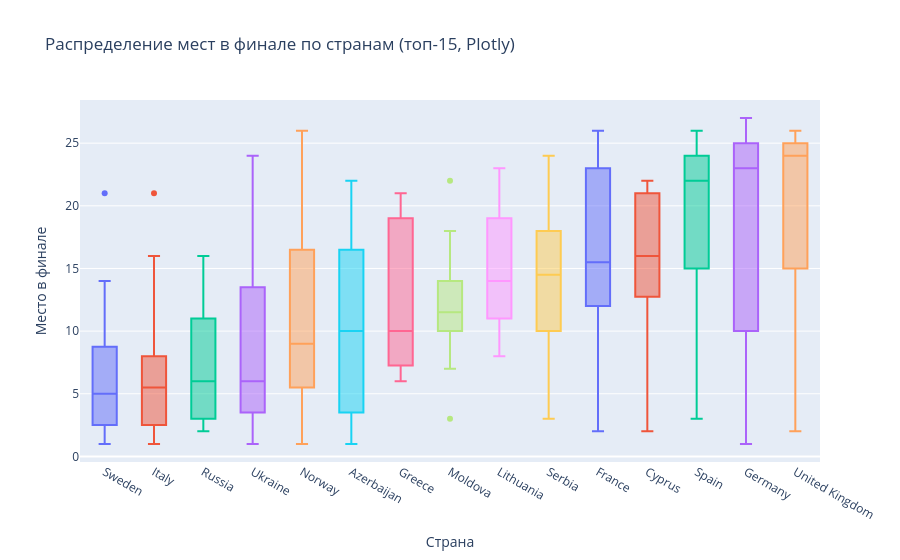

Notebook code cell kept with this figure:
### Code cell
#  Plotly
fig = px.box(
    finals_top, x='country', y='final_place',
    category_orders={'country': list(order)},
    title='Распределение мест в финале по странам (топ-15, Plotly)',
    labels={'final_place': 'Место в финале', 'country': 'Страна'},
    color='country'
)
fig.update_layout(showlegend=False)
fig.show()

### Figure 1 — Plotly figure (JSON) as saved in the notebook; plotly's stock layout.template omitted (floating-point values rounded to 4 significant figures)
{"data": [{"alignmentgroup": "True", "hovertemplate": "Страна=%{x}<br>Место в финале=%{y}<extra></extra>", "legendgroup": "Sweden", "marker": {"color": "#636efa"}, "name": "Sweden", "notched": false, "offsetgroup": "Sweden", "orientation": "v", "showlegend": true, "type": "box", "x": ["Sweden", "Sweden", "Sweden", "Sweden", "Sweden", "Sweden", "Sweden", "Sweden", "Sweden", "Sweden", "Sweden", "Sweden", "Sweden"], "x0": " ", "xaxis": "x", "y": [1.0, 4.0, 14.0, 5.0, 7.0, 5.0, 5.0, 1.0, 3.0, 14.0, 1.0, 3.0, 21.0], "y0": " ", "yaxis": "y"}, {"alignmentgroup": "True", "hovertemplate": "Страна=%{x}<br>Место в финале=%{y}<extra></extra>", "legendgroup": "Italy", "marker": {"color": "#EF553B"}, "name": "Italy", "notched": false, "offsetgroup": "Italy", "orientation": "v", "showlegend": true, "type": "box", "x": ["Italy", "Italy", "Italy", "Italy", "Italy", "Italy", "Italy", "Italy", "Italy", "Italy", "Italy", "Italy"], "x0": " ", "xaxis": "x", "y": [4.0, 6.0, 1.0, 2.0, 5.0, 6.0, 16.0, 3.0, 21.0, 7.0, 9.0, 2.0], "y0": " ", "yaxis": "y"}, {"alignmentgroup": "True", "hovertemplate": "Страна=%{x}<br>Место в финале=%{y}<extra></extra>", "legendgroup": "Russia", "marker": {"color": "#00cc96"}, "name": "Russia", "notched": false, "offsetgroup": "Russia", "orientation": "v", "showlegend": true, "type": "box", "x": ["Russia", "Russia", "Russia", "Russia", "Russia", "Russia", "Russia", "Russia", "Russia", "Russia"], "x0": " ", "xaxis": "x", "y": [9.0, 3.0, 3.0, 2.0, 7.0, 5.0, 2.0, 16.0, 11.0, 11.0], "y0": " ", "yaxis": "y"}, {"alignmentgroup": "True", "hovertemplate": "Страна=%{x}<br>Место в финале=%{y}<extra></extra>", "legendgroup": "Ukraine", "marker": {"color": "#ab63fa"}, "name": "Ukraine", "notched": false, "offsetgroup": "Ukraine", "orientation": "v", "showlegend": true, "type": "box", "x": ["Ukraine", "Ukraine", "Ukraine", "Ukraine", "Ukraine", "Ukraine", "Ukraine", "Ukraine", "Ukraine", "Ukraine", "Ukraine", "Ukraine"], "x0": " ", "xaxis": "x", "y": [6.0, 1.0, 5.0, 17.0, 24.0, 1.0, 6.0, 3.0, 15.0, 4.0, 10.0, 12.0], "y0": " ", "yaxis": "y"}, {"alignmentgroup": "True", "hovertemplate": "Страна=%{x}<br>Место в финале=%{y}<extra></extra>", "legendgroup": "Norway", "marker": {"color": "#FFA15A"}, "name": "Norway", "notched": false, "offsetgroup": "Norway", "orientation": "v", "showlegend": true, "type": "box", "x": ["Norway", "Norway", "Norway", "Norway", "Norway", "Norway", "Norway", "Norway", "Norway", "Norway", "Norway", "Norway"], "x0": " ", "xaxis": "x", "y": [5.0, 10.0, 18.0, 6.0, 15.0, 10.0, 8.0, 8.0, 4.0, 26.0, 20.0, 1.0], "y0": " ", "yaxis": "y"}, {"alignmentgroup": "True", "hovertemplate": "Страна=%{x}<br>Место в финале=%{y}<extra></extra>", "legendgroup": "Azerbaijan", "marker": {"color": "#19d3f3"}, "name": "Azerbaijan", "notched": false, "offsetgroup": "Azerbaijan", "orientation": "v", "showlegend": true, "type": "box", "x": ["Azerbaijan", "Azerbaijan", "Azerbaijan", "Azerbaijan", "Azerbaijan", "Azerbaijan", "Azerbaijan", "Azerbaijan", "Azerbaijan", "Azerbaijan", "Azerbaijan", "Azerbaijan"], "x0": " ", "xaxis": "x", "y": [16.0, 20.0, 8.0, 14.0, 17.0, 12.0, 22.0, 2.0, 4.0, 1.0, 5.0, 3.0], "y0": " ", "yaxis": "y"}, {"alignmentgroup": "True", "hovertemplate": "Страна=%{x}<br>Место в финале=%{y}<extra></extra>", "legendgroup": "Greece", "marker": {"color": "#FF6692"}, "name": "Greece", "notched": false, "offsetgroup": "Greece", "orientation": "v", "showlegend": true, "type": "box", "x": ["Greece", "Greece", "Greece", "Greece", "Greece", "Greece", "Greece", "Greece", "Greece", "Greece", "Greece"], "x0": " ", "xaxis": "x", "y": [8.0, 10.0, 21.0, 19.0, 19.0, 20.0, 6.0, 17.0, 7.0, 8.0, 7.0], "y0": " ", "yaxis": "y"}, {"alignmentgroup": "True", "hovertemplate": "Страна=%{x}<br>Место в финале=%{y}<extra></extra>", "legendgroup": "Moldova", "marker": {"color": "#B6E880"}, "name": "Moldova", "notched": false, "offsetgroup": "Moldova", "orientation": "v", "showlegend": true, "type": "box", "x": ["Moldova", "Moldova", "Moldova", "Moldova", "Moldova", "Moldova", "Moldova", "Moldova", "Moldova", "Moldova"], "x0": " ", "xaxis": "x", "y": [18.0, 7.0, 13.0, 10.0, 3.0, 11.0, 11.0, 12.0, 22.0, 14.0], "y0": " ", "yaxis": "y"}, {"alignmentgroup": "True", "hovertemplate": "Страна=%{x}<br>Место в финале=%{y}<extra></extra>", "legendgroup": "Lithuania", "marker": {"color": "#FF97FF"}, "name": "Lithuania", "notched": false, "offsetgroup": "Lithuania", "orientation": "v", "showlegend": true, "type": "box", "x": ["Lithuania", "Lithuania", "Lithuania", "Lithuania", "Lithuania", "Lithuania", "Lithuania", "Lithuania", "Lithuania", "Lithuania"], "x0": " ", "xaxis": "x", "y": [11.0, 14.0, 8.0, 12.0, 9.0, 18.0, 22.0, 14.0, 19.0, 23.0], "y0": " ", "yaxis": "y"}, {"alignmentgroup": "True", "hovertemplate": "Страна=%{x}<br>Место в финале=%{y}<extra></extra>", "legendgroup": "Serbia", "marker": {"color": "#FECB52"}, "name": "Serbia", "notched": false, "offsetgroup": "Serbia", "orientation": "v", "showlegend": true, "type": "box", "x": ["Serbia", "Serbia", "Serbia", "Serbia", "Serbia", "Serbia", "Serbia", "Serbia", "Serbia", "Serbia"], "x0": " ", "xaxis": "x", "y": [24.0, 5.0, 15.0, 18.0, 19.0, 18.0, 10.0, 3.0, 14.0, 13.0], "y0": " ", "yaxis": "y"}, {"alignmentgroup": "True", "hovertemplate": "Страна=%{x}<br>Место в финале=%{y}<extra></extra>", "legendgroup": "France", "marker": {"color": "#636efa"}, "name": "France", "notched": false, "offsetgroup": "France", "orientation": "v", "showlegend": true, "type": "box", "x": ["France", "France", "France", "France", "France", "France", "France", "France", "France", "France", "France", "France", "France", "France"], "x0": " ", "xaxis": "x", "y": [16.0, 24.0, 2.0, 16.0, 13.0, 12.0, 6.0, 25.0, 26.0, 23.0, 22.0, 15.0, 12.0, 8.0], "y0": " ", "yaxis": "y"}, {"alignmentgroup": "True", "hovertemplate": "Страна=%{x}<br>Место в финале=%{y}<extra></extra>", "legendgroup": "Cyprus", "marker": {"color": "#EF553B"}, "name": "Cyprus", "notched": false, "offsetgroup": "Cyprus", "orientation": "v", "showlegend": true, "type": "box", "x": ["Cyprus", "Cyprus", "Cyprus", "Cyprus", "Cyprus", "Cyprus", "Cyprus", "Cyprus", "Cyprus"], "x0": " ", "xaxis": "x", "y": [12.0, 16.0, 13.0, 2.0, 21.0, 21.0, 22.0, 16.0, 21.0], "y0": " ", "yaxis": "y"}, {"alignmentgroup": "True", "hovertemplate": "Страна=%{x}<br>Место в финале=%{y}<extra></extra>", "legendgroup": "Spain", "marker": {"color": "#00cc96"}, "name": "Spain", "notched": false, "offsetgroup": "Spain", "orientation": "v", "showlegend": true, "type": "box", "x": ["Spain", "Spain", "Spain", "Spain", "Spain", "Spain", "Spain", "Spain", "Spain", "Spain", "Spain", "Spain", "Spain", "Spain"], "x0": " ", "xaxis": "x", "y": [17.0, 3.0, 24.0, 22.0, 23.0, 26.0, 22.0, 21.0, 10.0, 25.0, 10.0, 23.0, 15.0, 24.0], "y0": " ", "yaxis": "y"}, {"alignmentgroup": "True", "hovertemplate": "Страна=%{x}<br>Место в финале=%{y}<extra></extra>", "legendgroup": "Germany", "marker": {"color": "#ab63fa"}, "name": "Germany", "notched": false, "offsetgroup": "Germany", "orientation": "v", "showlegend": true, "type": "box", "x": ["Germany", "Germany", "Germany", "Germany", "Germany", "Germany", "Germany", "Germany", "Germany", "Germany", "Germany", "Germany", "Germany", "Germany"], "x0": " ", "xaxis": "x", "y": [26.0, 25.0, 25.0, 25.0, 4.0, 25.0, 26.0, 27.0, 18.0, 21.0, 8.0, 10.0, 1.0, 20.0], "y0": " ", "yaxis": "y"}, {"alignmentgroup": "True", "hovertemplate": "Страна=%{x}<br>Место в финале=%{y}<extra></extra>", "legendgroup": "United Kingdom", "marker": {"color": "#FFA15A"}, "name": "United Kingdom", "notched": false, "offsetgroup": "United Kingdom", "orientation": "v", "showlegend": true, "type": "box", "x": ["United Kingdom", "United Kingdom", "United Kingdom", "United Kingdom", "United Kingdom", "United Kingdom", "United Kingdom", "United Kingdom", "United Kingdom", "United Kingdom", "United Kingdom", "United Kingdom", "United Kingdom", "United Kingdom"], "x0": " ", "xaxis": "x", "y": [25.0, 2.0, 26.0, 26.0, 24.0, 15.0, 24.0, 24.0, 17.0, 19.0, 25.0, 11.0, 25.0, 5.0], "y0": " ", "yaxis": "y"}], "layout": {"boxmode": "overlay", "legend": {"title": {"text": "Страна"}, "tracegroupgap": 0}, "showlegend": false, "title": {"text": "Распределение мест в финале по странам (топ-15, Plotly)"}, "xaxis": {"anchor": "y", "categoryarray": ["Sweden", "Italy", "Russia", "Ukraine", "Norway", "Azerbaijan", "Greece", "Moldova", "Lithuania", "Serbia", "France", "Cyprus", "Spain", "Germany", "United Kingdom"], "categoryorder": "array", "domain": [0, 1], "title": {"text": "Страна"}}, "yaxis": {"anchor": "x", "domain": [0, 1], "title": {"text": "Место в финале"}}}}
